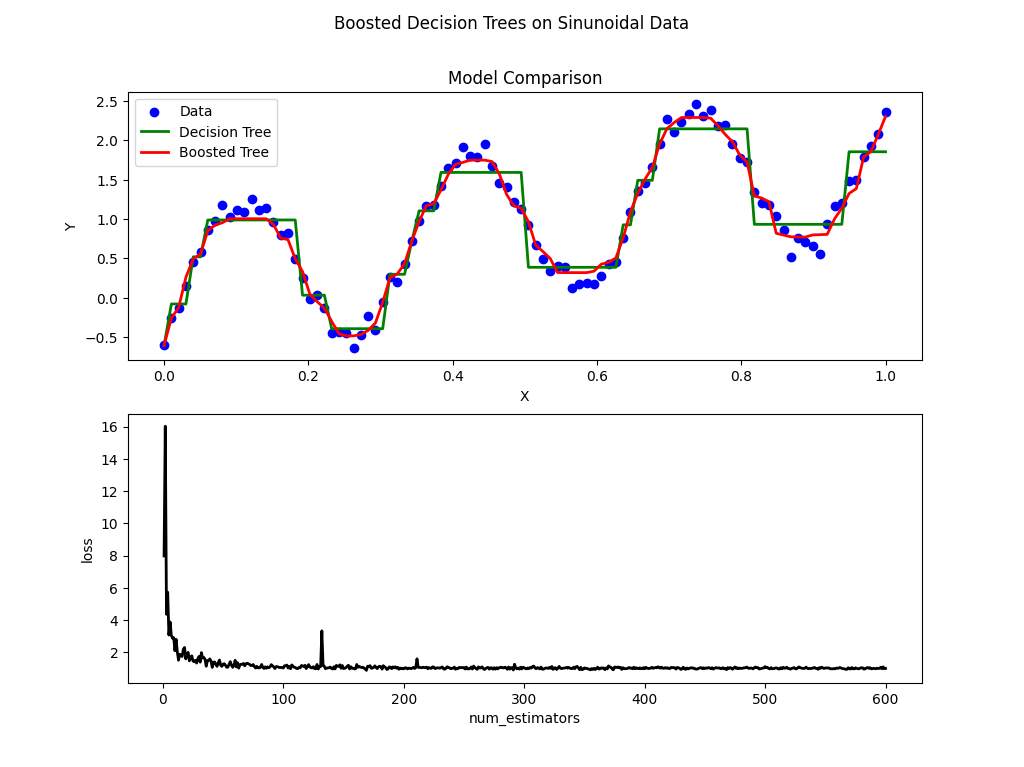

The Python source for this figure:
# Let's play around with AdaBoost in scikit-learn

# Imports
import numpy as np
import matplotlib.pyplot as plt
from sklearn.ensemble import AdaBoostRegressor
from sklearn.tree import DecisionTreeRegressor

# Parameters
np.random.seed(13)
max_num_estimators = 600
num_samples = 100
noise_mu = 0
noise_sigma = 0.1 

# Data generation
x = np.linspace(0, 1, num_samples)
y = x + np.sin(1*x) + np.sin(20*x + 12) + np.random.normal(noise_mu, noise_sigma, num_samples)

## Regressions
X = x.reshape(-1, 1)
regr1 = DecisionTreeRegressor(max_depth=4)
regr1.fit(X, y)
y1 = regr1.predict(X)

loss = np.empty((max_num_estimators,1))
for ne in range(max_num_estimators):
  print(ne)
  regr2 = AdaBoostRegressor(DecisionTreeRegressor(max_depth=4), n_estimators=ne+1)
  regr2.fit(X, y)
  y2 = regr2.predict(X)
  loss[ne] = np.sum((y2-y)**2)


# Plot
fig, axs = plt.subplots(2)
fig.suptitle('Boosted Decision Trees on Sinunoidal Data')

axs[0].scatter(X, y, color = "blue", label="Data")
axs[0].plot(X, y1, color="green", label="Decision Tree", linewidth=2)
axs[0].plot(X, y2, color="red", label="Boosted Tree", linewidth=2)
axs[0].set_xlabel("X")
axs[0].set_ylabel("Y")
axs[0].set_title("Model Comparison")
axs[0].legend()

axs[1].plot(range(1,max_num_estimators+1), loss, color = "black", linewidth=2)
axs[1].set_xlabel("num_estimators")
axs[1].set_ylabel("loss")
plt.show()

# End
print("Done!")
